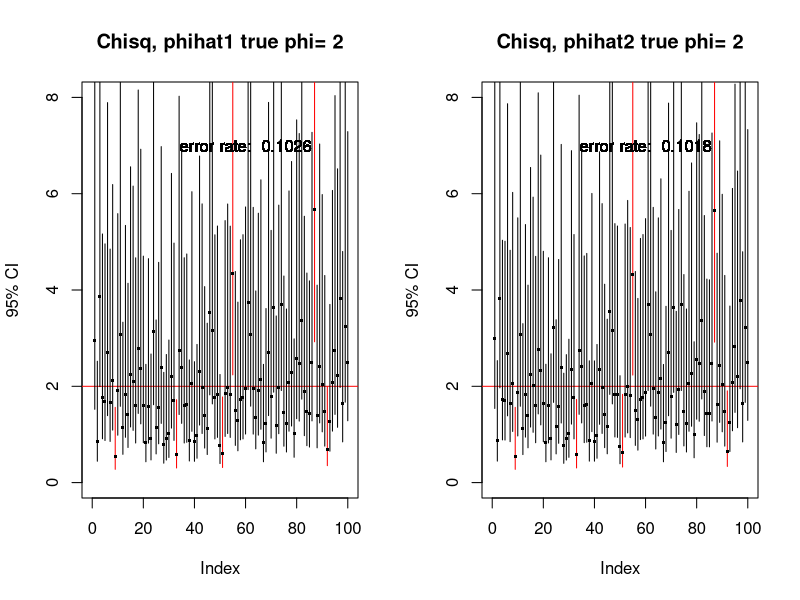
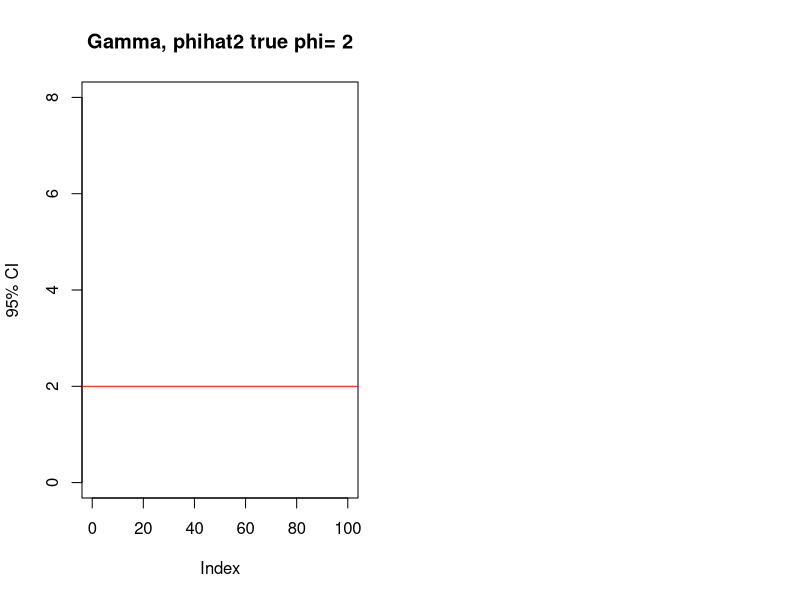

Recreate these plots in R, in order. (Note: this script raises an error after producing the figures.)
library(MASS)     # for "rnegbin"
library(rmutil)   # for "rinvgauss"

# calculate CI's for phi, based on chisquare distribution
#   with phihat1 and phihat2, and on Gamma distribution
#   (phihat2 only), and fitting only Negative binomial 
#   for now.
#   Plots first 100 of the simulations, with error rates.
#

phi <- 2
  
  #set.seed(10)
  
  {
    n <- 10
    
    beta<-c(1,1)
    x<-seq(0,1,length.out=n)
    p<-length(beta)
    eta<-beta[1]+beta[2]*x
    mu<-exp(eta)
    nu<-phi-1
    mn<-mu/nu
    w<-(mn+1)/mn
    mx<-log(mu)-0.5*log(w)
    sx<-sqrt(log(w))
    
    N <- 5000
    # bounds of CI for chisq and phi1
    
    lower.1 <- vector()
    upper.1 <- vector()
    # bounds of CI for chisq and phi2
    lower.2 <- vector()
    upper.2 <- vector()
    # bounds of CI for gamma and phi2
    gamma.lower <- vector()
    gamma.upper <- vector()
    
    # estimates of phi
    phihats1 <- vector()
    phihats2 <- vector()
    
    # does CI contain true phi?
    err.1 <- vector()
    err.2 <- vector()
    gamma.err <- vector()
    ks <- vector()
    thetas <- vector()
    kthetas <- vector()
    biases <- vector()
  }
  
  for (sim in 1:N) { 
    if (phi==1) { 
      y<-rpois(n,mu) } 
    else { 
      y<-rnegbin(n,mu,mn) # negative binomial
      
      #y<-rpois(n,rpois(n,mn)*nu)             # Neyman Type A
      #y<-rpois(n,rlnorm(n,mx,sx))            # Poisson lognormal
      #y<-rpois(n,rinvgauss(n,1,1/mn)*mu)     # Poisson inverse Gaussian
      
    }  
    muhat<-fitted(glm(y~x,family="poisson"))
    P<-sum((y-muhat)^2/muhat)
    sbar<-mean((y-muhat)/muhat) 
    phihat1<-P/(n-p)
    phihat2<-phihat1/(1+sbar) 
    phihats1[sim] <- phihat1
    phihats2[sim] <- phihat2
    
    # chisquare CI
    df <- n-p
    lower.1[sim] <- df * phihat1  / qchisq(0.95,df=df)
    upper.1[sim] <- df * phihat1  / qchisq(0.05,df=df)
    lower.2[sim] <- df * phihat2  / qchisq(0.95,df=df)
    upper.2[sim] <- df * phihat2  / qchisq(0.05,df=df)
    
    err.1[sim] <- 0
    if (phi < lower.1[sim] | phi > upper.1[sim]) {
      err.1[sim] <-  1
    }
    err.2[sim] <- 0
    if (phi < lower.2[sim] | phi > upper.2[sim]) {
      err.2[sim] <-  1
    }
    #
    e <- y-muhat
    alpha3.hat <- (1/df) * sum( (e^3/muhat))
    #alpha4.hat <- (1/df) * sum((e^4 - 3 * e^2)/muhat)
    alpha4.hat <- (1/df) * sum(e^4/muhat) - 3 * muhat* phihat2^2
    tau.i <- (alpha4.hat/phi^2 - 2 * alpha3.hat/phi + phi )
    tau.i <- (1/muhat) * tau.i
    tau = mean(tau.i)
    
    # work out S
    eta <- log(muhat)
    W <- diag(muhat)
    X1 <- rep(1,n)
    X2 <- x
    X <- cbind(X1,X2)
    Q <- X %*% solve(t(X) %*% W %*% X) %*% t(X)
    S <- sum(1/muhat) + n * sum(diag(Q))-sum(Q)
    
    
    bias <-  (alpha3.hat-phihat2^2)*S/n/df
    
    biases[sim] <- bias
    #bias <- 0
    
    #phihat. <- phihat2 - bias
    #bias <- (alpha3.hat/phihat.-phihat.)*S/n
    #phihat. <- phihat. - bias
    #bias <- (alpha3.hat/phihat.-phihat.)*S/n
    #phihat. <- phihat. - bias
    #bias <- (alpha3.hat/phihat.-phihat.)*S/n
    
    
    # plus or minus?
    ktheta <- df + df * bias / phihat2
    #ktheta2 <- 2 * ktheta #df * (2 + tau) 
    ktheta2 <- df * (2 + tau) 
    
    
    theta <- ktheta2 / ktheta
    k <- ktheta / theta
    
    kthetas[sim] <- ktheta
    ## Gamma CI. only for phihat2
    #e <- (y-muhat)/sqrt(phihat2 * muhat)
    #rho3 <- e^3
    #rho4 <- e^4 - 3
    #alpha.bar <- mean(rho4 + phihat2/muhat - 2 * sqrt(phihat2/muhat) * rho3)
    #theta <- 2 + alpha.bar
    #k <- df/(2+alpha.bar)
    
    thetas[sim] <- theta
    ks[sim] <- k 
    gamma.lower[sim] <- df * phihat2  / qgamma(0.95,
                                             shape=k,
                                             scale=theta)
    
    gamma.upper[sim] <- df * phihat2  / qgamma(0.05,
                                             shape=k,
                                             scale=theta)
    gamma.err[sim] <- (phi < gamma.lower[sim]) |
                 (phi > gamma.upper[sim])
    
  }
  
  # error rates
  e1 <- sum(err.1)/N
  e2 <- sum(err.2)/N
  e3 <- sum(gamma.err,na.rm=T)/length(which(!is.na(gamma.err)))
  paste(e1,e2,e3,sep='   ')
  
  # plot CIs, show first plotN simulations
  plotCIs <- function(low,upp,err,phihat,truePhi,plotN,main,
                      errRate) {
    plot('',xlim=c(0,plotN),ylim=c(0,4*truePhi),
         main=paste(main,'true phi=',truePhi,sep=' '),
         ylab="95% CI")
    
    abline(h=truePhi,col='red')
    for (i in 1:plotN) {
      col <- 'black'
      if (err[i] == 1) {
        col <- 'red'
      }
      segments(i,low[i],i,upp[i],col=col)
      points(i,phihat[i],pch='.',cex=3)
      text(60,3.5 * truePhi,paste("error rate: ",errRate))
    }  
  }  
  
  par(mfrow=c(1,2))
  plotCIs(lower.1,upper.1,err.1,phihats1,phi,plotN=100,
          main="Chisq, phihat1",e1)
  plotCIs(lower.2,upper.2,err.2,phihats2,phi,plotN=100,
          main="Chisq, phihat2",e2)
  plotCIs(gamma.lower,gamma.upper,gamma.err,phihats2,phi,plotN=100,
          main="Gamma, phihat2",e3)
  
  #par(mfrow=c(1,3))
  
  median(upper.1-lower.1)
  median(upper.2-lower.2)
  median(gamma.upper-gamma.lower,na.rm=T)
  
  # plot estimates of phihat's
  
  
  par(mfrow=c(2,1))
  
    print(paste(phi,
                round(mean((n-p)*phihats1/phi),2),
                round(var((n-p)*phihats1/phi),2),
                round(mean((n-p)*phihats2/phi),2),
                round(var((n-p)*phihats2/phi),2),
                sep='   '))
    
    
    main=paste('phi=',phi)
    hist((n-p)*phihats2/phi,probability = T,
         main=main,ylim=c(0,0.10),
         xlim=c(0,2 * n),100)
    c<- seq(0,qchisq(0.9999,df),0.1)
    y1<-dchisq(c,df=n-p)
    lines(c,y1,col='black',lwd=3)
    
    #par(mfrow=c(1,1))
    main=paste('phi=',phi)
    hist((n-p)*phihats2/phi,probability = T,
         main=main,ylim=c(0,0.10),
         xlim=c(0,2 * n),100)
    c<- seq(0,qchisq(0.9999,df),0.1)
    y1<-dchisq(c,df=n-p)
    lines(c,y1,col='black',lwd=3) 
    
    gs <- 10
    for (i in 1:gs) {    
      y2<- dgamma(c,shape=ks[i],scale=2)
      lines(c,y2,col=rainbow(gs)[i]) 
    }
    y1<-dchisq(c,df=n-p)
    lines(c,y1,col='black',lwd=3) 
    


#mean(phihats1)
df * mean(phihats2)/ phi
2 * mean(ks)
df

hist(phihats2)
abline(v=phi,col='red')
abline(v=mean(phihats2,col='blue'))
#par(mfrow=c(2,2))

##(n / df) * phi
#var(phihats1)

# these should be roughly equal:
#(1/(df)) * (sum(y^2/muhat)-sum(muhat))
#phihat2
#


paste(e1,e2,e3,sep='   ')

zz <- phi * rchisq(1000,df=df)/df
plot(density(phihats2))
lines(density(zz),col='red')
